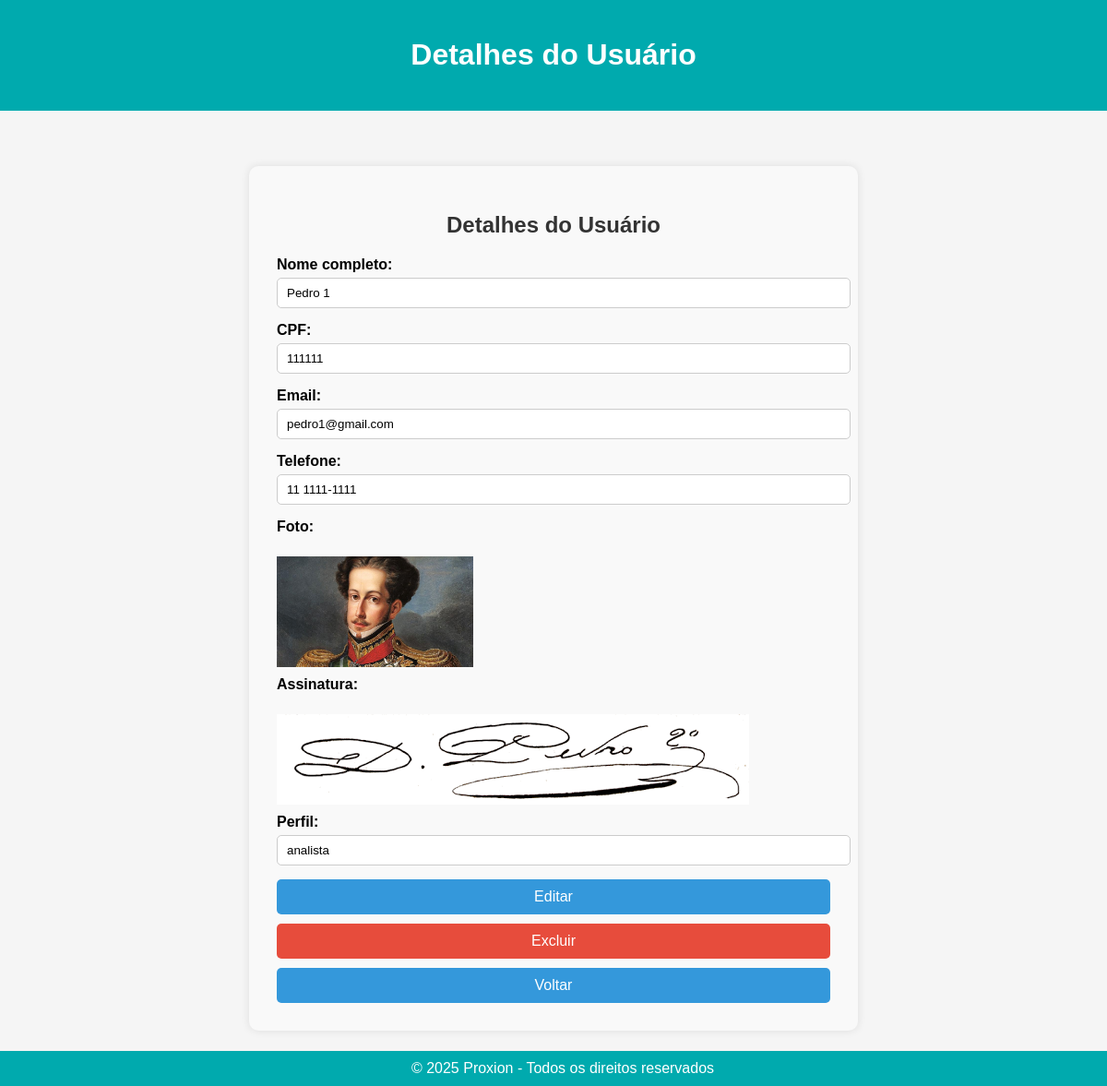
The app's page /usuarios/detalhes/1/, older data.
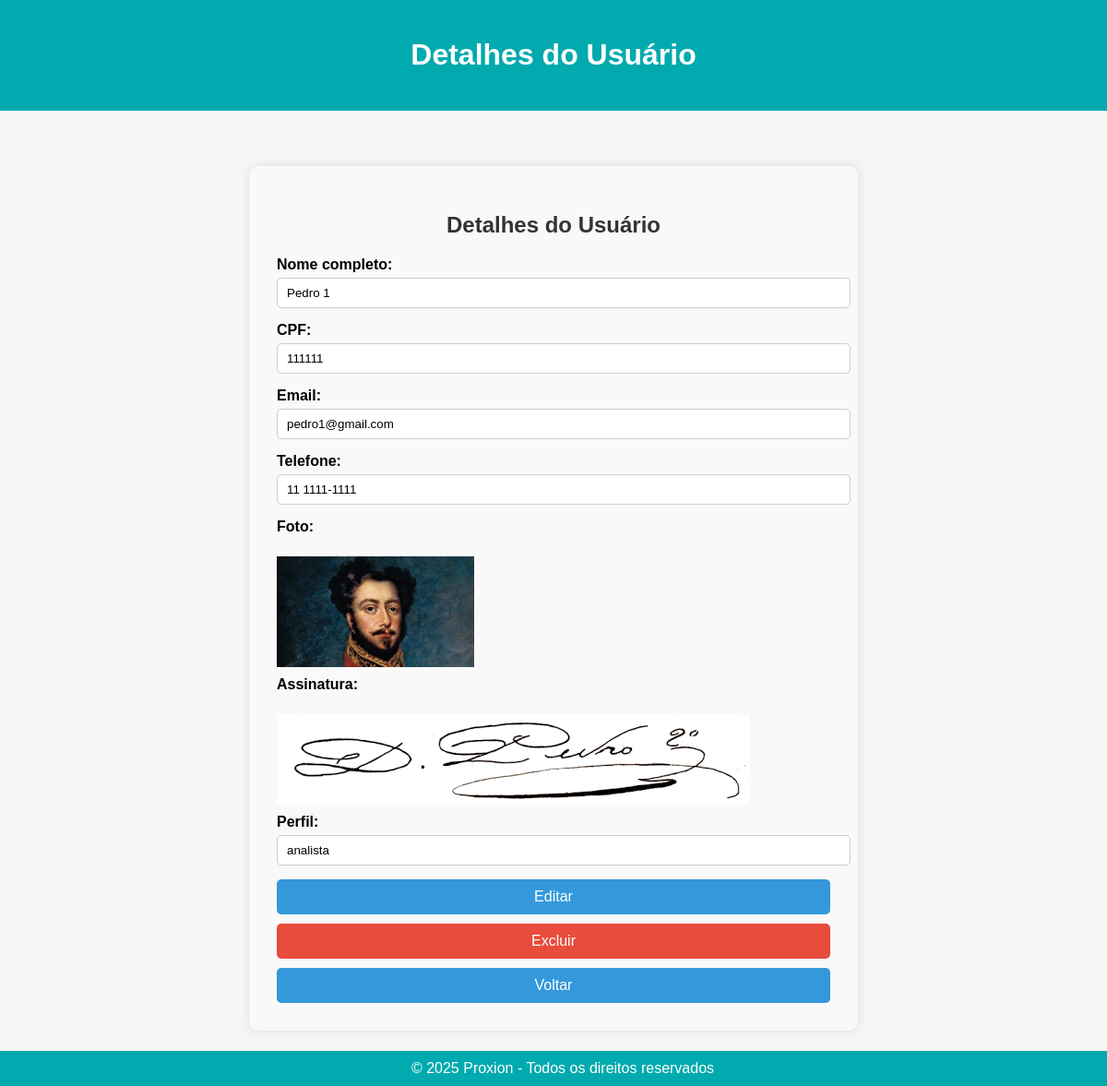
The same page, newer data.
### usuarios/models.py (models this page shows, shortened)
class Usuario(models.Model):
    PERFIS = (
        ('admin', 'Administrador'),
        ('analista', 'Analista'),
    )
    nome_completo = models.CharField(max_length=255)
    cpf = models.CharField(max_length=14, unique=True)
    email = models.EmailField(unique=True)
    telefone = models.CharField(max_length=20, blank=True)
    foto = models.ImageField(upload_to='usuarios/fotos/', null=True, blank=True)
    assinatura = models.ImageField(upload_to='usuarios/assinaturas/', null=True, blank=True)
    perfil = models.CharField(max_length=10, choices=PERFIS, default='analista')
    data_cadastro = models.DateTimeField(default=timezone.now, editable=False)

### usuarios/views.py (the view)
# urls.py: path('detalhes/<int:usuario_id>/', views.detalhes_usuario, name='detalhes_usuario'),
def detalhes_usuario(request, usuario_id):
    usuario = get_object_or_404(Usuario, id=usuario_id)
    return render(request, 'usuarios/detalhes_usuario.html', {'usuario': usuario})

### usuarios/templates/usuarios/detalhes_usuario.html (shortened to what this page needs)
{% extends 'base.html' %}
{% load static %}
{% block extrahead %}
    <link rel="stylesheet" href="{% static 'css/usuario.css' %}">
{% endblock %}
{% block header %}
    <h1>Detalhes do Usuário</h1>
{% endblock %}
{% block content %}
<div class="form-container">
    <h2>Detalhes do Usuário</h2>
    <label>Nome completo:</label>
    <input type="text" value="{{ usuario.nome_completo }}" readonly>
    <label>CPF:</label>
    <input type="text" value="{{ usuario.cpf }}" readonly>
    <label>Email:</label>
    <input type="email" value="{{ usuario.email }}" readonly>
    <label>Telefone:</label>
    <input type="text" value="{{ usuario.telefone }}" readonly>
    <label>Foto:</label><br>
    {% if usuario.foto %}
        <img src="{{ usuario.foto.url }}" alt="Foto" class="preview-img">
    {% else %}
        <p>Não enviada.</p>
    {% endif %}
    <label>Assinatura:</label><br>
    {% if usuario.assinatura %}
        <img src="{{ usuario.assinatura.url }}" alt="Assinatura" class="preview-img">
    {% else %}
        <p>Não enviada.</p>
    {% endif %}
    <label>Perfil:</label>
    <input type="text" value="{{ usuario.perfil }}" readonly>
    <a href="{% url 'usuarios:editar_usuario' usuario.pk %}">
        <button type="button">Editar</button>
    </a>
    <form method="POST" action="{% url 'usuarios:excluir_usuario' usuario.pk %}" style="margin-top: 10px;">
        <button type="submit" onclick="return confirm('Tem certeza que deseja excluir este usuário?');" style="background-color: #e74c3c;">Excluir</button>
    </form>
    <a href="{% url 'usuarios:listar_usuarios' %}">
        <button type="button" style="margin-top: 10px;">Voltar</button>
    </a>
</div>
{% endblock %}

Row changes from the older to the newer data that the page shows:
changed Usuario "Pedro 1": foto: a different picture
